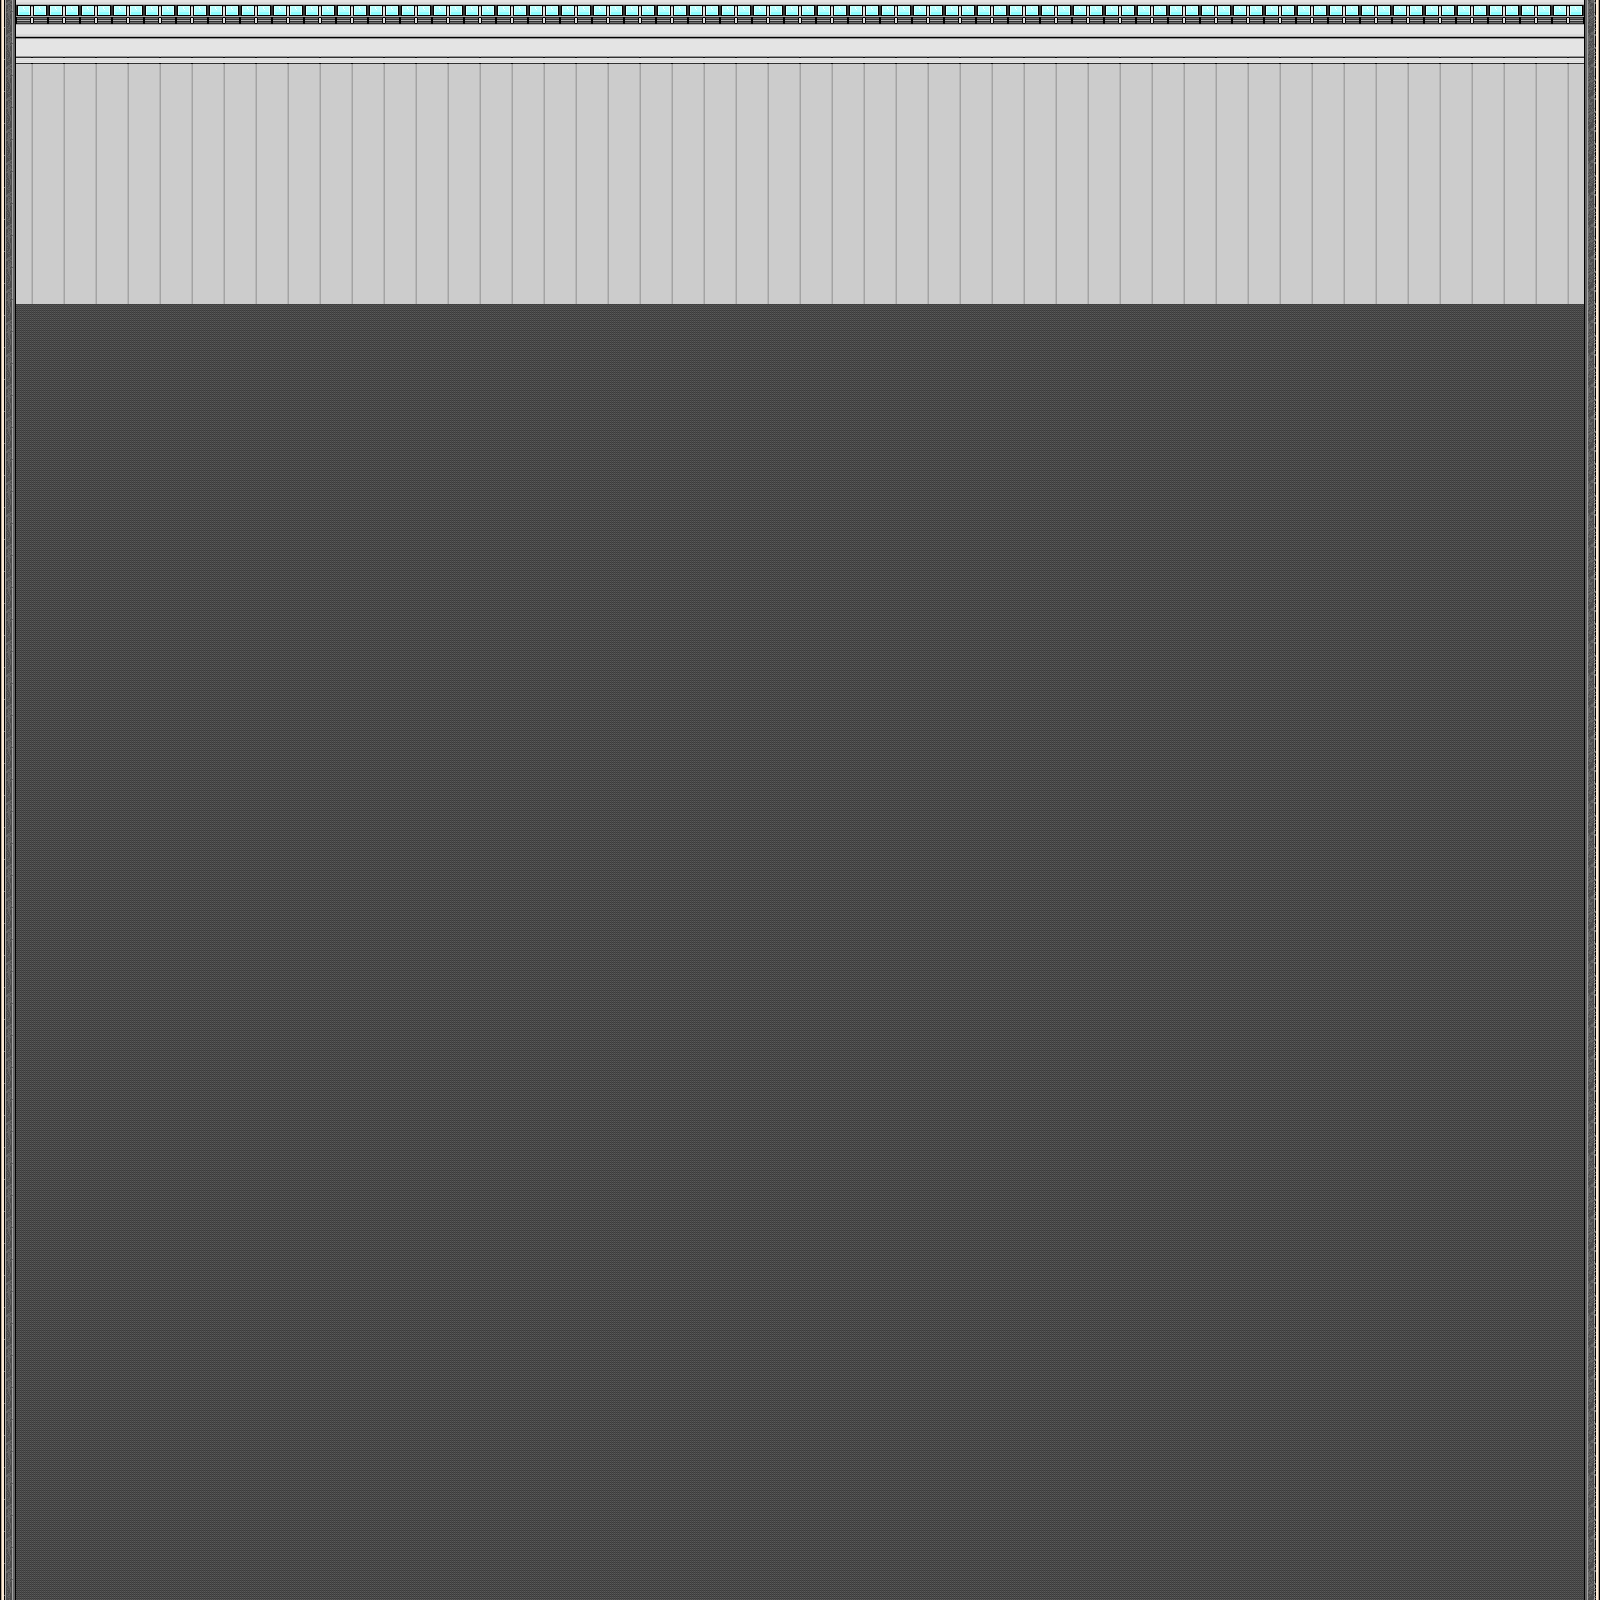

Rendered tile map (Tiled .tmx) drawn with the repository's tilesets; below, a short description and the map source with its tile grids summarised:
An orthogonal 100x100 tile map with 16x16 px tiles, 5 tile layers (Floor, Backwalls, Windows, Leftwalls, ...) and 1 object (mainPlayer).

<map version="1.0" orientation="orthogonal" width="100" height="100" tilewidth="16" tileheight="16">
 <tileset firstgid="1" name="scraproom" tilewidth="16" tileheight="16">
  <image source="tileset.png" width="64" height="128" />
 </tileset>
 <layer name="Floor" width="100" height="100">
  <data>[10000 cells, 10000 non-empty, 1 distinct tile ids]</data>
 </layer>
 <layer name="Backwalls" width="100" height="100">
  <data>[10000 cells, 1900 non-empty, 4 distinct tile ids]</data>
 </layer>
 <layer name="Windows" width="100" height="100">
  <data>[10000 cells, 400 non-empty, 8 distinct tile ids]</data>
 </layer>
 <layer name="Leftwalls" width="100" height="100">
  <data>[10000 cells, 100 non-empty, 2 distinct tile ids]</data>
 </layer>
 <layer name="Rightwalls" width="100" height="100">
  <data>[10000 cells, 100 non-empty, 2 distinct tile ids]</data>
 </layer>
 <objectgroup name="Players" width="100" height="100">
  <object name="mainPlayer" x="720" y="368" width="128" height="224">
   <properties>
    <property name="image" value="player_sprite" />
    <property name="spriteheight" value="256" />
    <property name="spritewidth" value="128" />
   </properties>
  </object>
 </objectgroup>
</map>